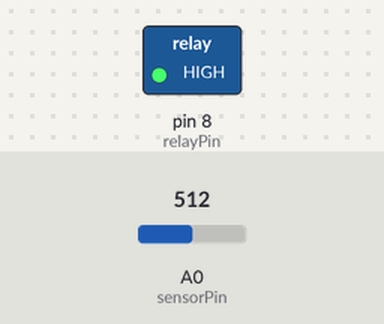
Bench run of a sketch on a simulated Arduino Uno, built with avr-gcc and run on an emulated ATmega328P. Shown: switched loads named in the sketch (green lamp = pin HIGH). The test bench sets the inputs (shaded band); at power-on: A0 (sensorPin) = 512. What the sketch prints to the serial monitor is not drawn.

Above: at 2.5 s.
At 7.5 s:
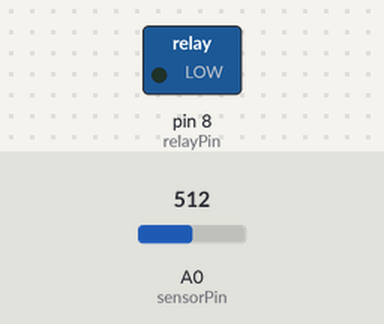
Timing chart, 0 to 13.0 s (numbered marks = the images above):
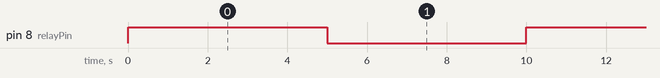

The sketch:

automatic_irrigation.ino
```cpp
int sensorPin = A0;
int relayPin= 8;
int veri;
int esikdeger=300;
int passive_led = 2;
int active_led = 3;


void setup() {
  pinMode(sensorPin, INPUT);
  pinMode(relayPin, OUTPUT);
  Serial.begin(9600);
}
void loop() {
  Serial.println(veri);
  veri = analogRead(sensorPin);
  if(veri > esikdeger and veri!= 0){
    digitalWrite(relayPin, HIGH);
    delay(5000);
    digitalWrite(passive_led,LOW);
    digitalWrite(active_led,HIGH);
    digitalWrite(relayPin, LOW);
    delay(5000);

  }
  else
  {digitalWrite(relayPin, HIGH);
   digitalWrite(passive_led,HIGH);
   digitalWrite(active_led,LOW);

  }


}
```

Measured:
- by itself, pin 8 (relayPin): alternates HIGH for 5.0 s and LOW for 5.0 s
